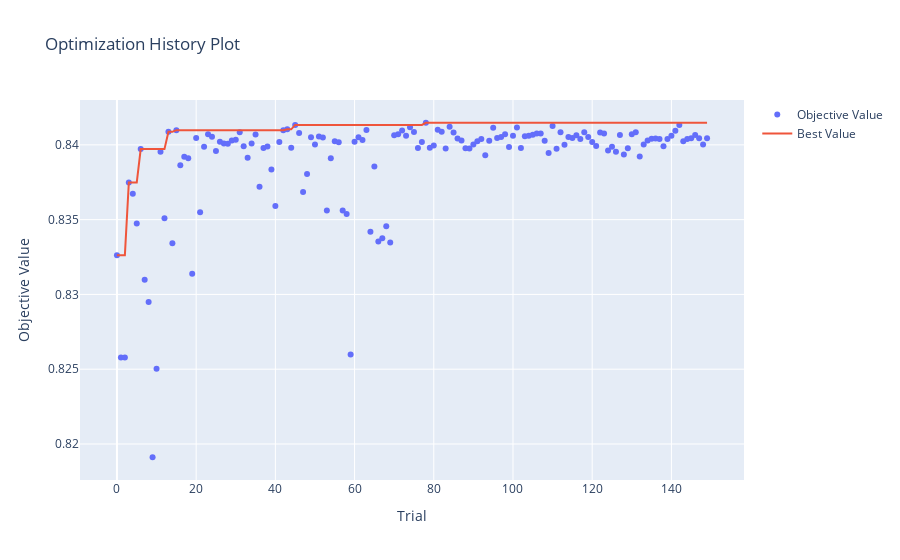
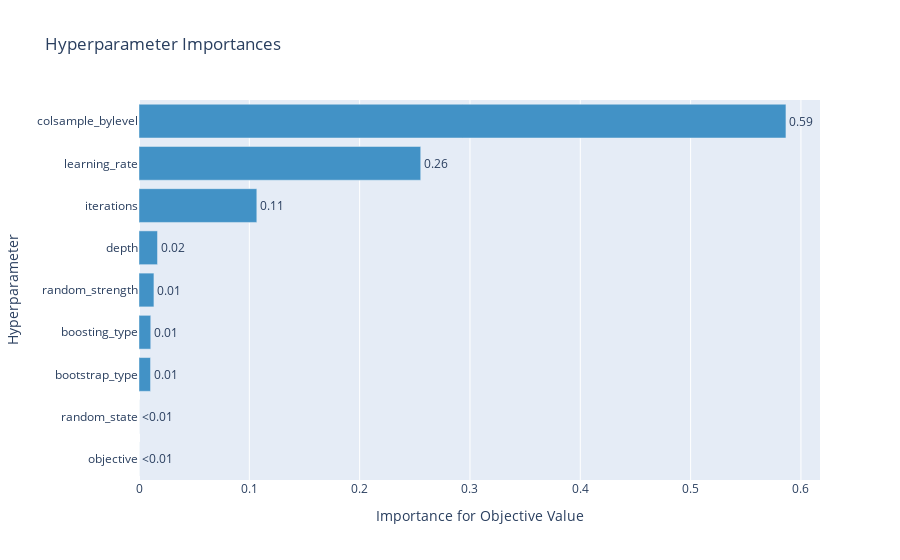

Notebook cell for these charts, in order:
### Code cell
# Save
pickle.dump(study.best_trial.params, open('CatBoost_Hyperparameter.pickle', 'wb'))
print("Best Score: ", study.best_value)

printmd('**CatBoost Tuned Hyperparameters**')
pprint.pprint(study.best_trial.params)

# history
display(optuna.visualization.plot_optimization_history(study))

# Importance
display(plot_param_importances(study))

### Figure 1 — Plotly figure (JSON) as saved in the notebook; plotly's stock layout.template omitted (floating-point values rounded to 4 significant figures; data arrays with more than 128 entries replaced by an {"elided": "..."} marker saying what was removed)
{"data": [{"mode": "markers", "name": "Objective Value", "x": {"elided": "150 int values"}, "y": {"elided": "150 float values"}, "type": "scatter"}, {"name": "Best Value", "x": {"elided": "150 int values"}, "y": {"elided": "150 float values"}, "type": "scatter"}], "layout": {"title": {"text": "Optimization History Plot"}, "xaxis": {"title": {"text": "Trial"}}, "yaxis": {"title": {"text": "Objective Value"}}}}

### Figure 2 — Plotly figure (JSON) as saved in the notebook; plotly's stock layout.template omitted (floating-point values rounded to 4 significant figures)
{"data": [{"cliponaxis": false, "hovertemplate": ["objective (CategoricalDistribution): 0.0<extra></extra>", "random_state (CategoricalDistribution): 0.0<extra></extra>", "bootstrap_type (CategoricalDistribution): 0.01044856743589755<extra></extra>", "boosting_type (CategoricalDistribution): 0.010647033349281704<extra></extra>", "random_strength (IntDistribution): 0.013535805977734556<extra></extra>", "depth (IntDistribution): 0.016776167306781147<extra></extra>", "iterations (IntDistribution): 0.10679540374508231<extra></extra>", "learning_rate (FloatDistribution): 0.2553755241897212<extra></extra>", "colsample_bylevel (FloatDistribution): 0.5864214979955017<extra></extra>"], "marker": {"color": "rgb(66,146,198)"}, "orientation": "h", "text": ["<0.01", "<0.01", "0.01", "0.01", "0.01", "0.02", "0.11", "0.26", "0.59"], "textposition": "outside", "x": [0.0, 0.0, 0.01045, 0.01065, 0.01354, 0.01678, 0.1068, 0.2554, 0.5864], "y": ["objective", "random_state", "bootstrap_type", "boosting_type", "random_strength", "depth", "iterations", "learning_rate", "colsample_bylevel"], "type": "bar"}], "layout": {"showlegend": false, "title": {"text": "Hyperparameter Importances"}, "xaxis": {"title": {"text": "Importance for Objective Value"}}, "yaxis": {"title": {"text": "Hyperparameter"}}}}
